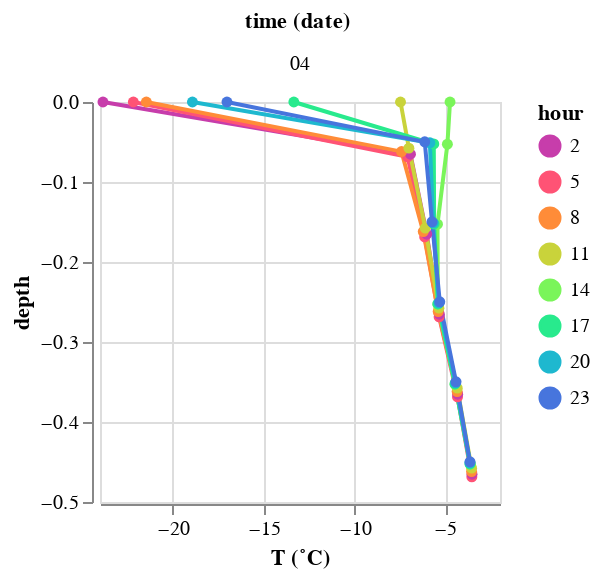

Source (notebook cell):
### Markdown cell above
## Plotting snow temperature profiles.

For these plots, I think the altair plotting library is easiest.

### Code cell
src = snow_temp_dataset.sort_index().loc['20230204': '20230204'].reset_index()

alt.Chart(
    src.assign(hour = src.time.dt.hour)[src.time.dt.minute == 0][src.time.dt.hour % 3 == 2]
).mark_line(point=True).encode(
    alt.X('value:Q').title('T (˚C)'),
    alt.Y('depth:Q'),
    alt.Color('hour:O').scale(scheme='rainbow'),
    alt.Facet('date(time):O', columns=1),
    order='depth'
).properties(width=200, height = 200)

### Figure 1 — Vega-Lite specification as saved in the notebook (floating-point values rounded to 4 significant figures)
{"config": {"view": {"continuousWidth": 300, "continuousHeight": 300}}, "data": {"name": "data-57c5b29496de27f0f805190170026188"}, "mark": {"type": "line", "point": true}, "encoding": {"color": {"field": "hour", "scale": {"scheme": "rainbow"}, "type": "ordinal"}, "facet": {"columns": 1, "field": "time", "timeUnit": "date", "type": "ordinal"}, "order": {"field": "depth", "type": "quantitative"}, "x": {"field": "value", "title": "T (˚C)", "type": "quantitative"}, "y": {"field": "depth", "type": "quantitative"}}, "height": 200, "width": 200, "$schema": "https://vega.github.io/schema/vega-lite/v5.20.1.json", "datasets": {"data-57c5b29496de27f0f805190170026188": [{"time": "2023-02-04T02:00:00", "SnowDepth_d": 0.8652, "variable": "Tsnow_0_6m_d", "value": -5.338, "height_agl": 0.6, "depth": -0.2652, "hour": 2}, {"time": "2023-02-04T02:00:00", "SnowDepth_d": 0.8652, "variable": "Tsnow_0_7m_d", "value": -6.03, "height_agl": 0.7, "depth": -0.1652, "hour": 2}, {"time": "2023-02-04T02:00:00", "SnowDepth_d": 0.8652, "variable": "Tsnow_0_8m_d", "value": -6.925, "height_agl": 0.8, "depth": -0.06523, "hour": 2}, {"time": "2023-02-04T02:00:00", "SnowDepth_d": 0.8652, "variable": "Tsnow_0_5m_d", "value": -4.328, "height_agl": 0.5, "depth": -0.3652, "hour": 2}, {"time": "2023-02-04T02:00:00", "SnowDepth_d": 0.8652, "variable": "Tsnow_0_4m_d", "value": -3.539, "height_agl": 0.4, "depth": -0.4652, "hour": 2}, {"time": "2023-02-04T02:00:00", "SnowDepth_d": null, "variable": null, "value": -23.84, "height_agl": null, "depth": 0.0, "hour": 2}, {"time": "2023-02-04T05:00:00", "SnowDepth_d": 0.8686, "variable": "Tsnow_0_8m_d", "value": -7.079, "height_agl": 0.8, "depth": -0.0686, "hour": 5}, {"time": "2023-02-04T05:00:00", "SnowDepth_d": 0.8686, "variable": "Tsnow_0_7m_d", "value": -6.142, "height_agl": 0.7, "depth": -0.1686, "hour": 5}, {"time": "2023-02-04T05:00:00", "SnowDepth_d": null, "variable": null, "value": -22.17, "height_agl": null, "depth": 0.0, "hour": 5}, {"time": "2023-02-04T05:00:00", "SnowDepth_d": 0.8686, "variable": "Tsnow_0_5m_d", "value": -4.337, "height_agl": 0.5, "depth": -0.3686, "hour": 5}, {"time": "2023-02-04T05:00:00", "SnowDepth_d": 0.8686, "variable": "Tsnow_0_6m_d", "value": -5.348, "height_agl": 0.6, "depth": -0.2686, "hour": 5}, {"time": "2023-02-04T05:00:00", "SnowDepth_d": 0.8686, "variable": "Tsnow_0_4m_d", "value": -3.55, "height_agl": 0.4, "depth": -0.4686, "hour": 5}, {"time": "2023-02-04T08:00:00", "SnowDepth_d": 0.862, "variable": "Tsnow_0_6m_d", "value": -5.4, "height_agl": 0.6, "depth": -0.262, "hour": 8}, {"time": "2023-02-04T08:00:00", "SnowDepth_d": 0.862, "variable": "Tsnow_0_7m_d", "value": -6.221, "height_agl": 0.7, "depth": -0.162, "hour": 8}, {"time": "2023-02-04T08:00:00", "SnowDepth_d": null, "variable": null, "value": -21.45, "height_agl": null, "depth": 0.0, "hour": 8}, {"time": "2023-02-04T08:00:00", "SnowDepth_d": 0.862, "variable": "Tsnow_0_8m_d", "value": -7.417, "height_agl": 0.8, "depth": -0.062, "hour": 8}, {"time": "2023-02-04T08:00:00", "SnowDepth_d": 0.862, "variable": "Tsnow_0_4m_d", "value": -3.562, "height_agl": 0.4, "depth": -0.462, "hour": 8}, {"time": "2023-02-04T08:00:00", "SnowDepth_d": 0.862, "variable": "Tsnow_0_5m_d", "value": -4.357, "height_agl": 0.5, "depth": -0.362, "hour": 8}, {"time": "2023-02-04T11:00:00", "SnowDepth_d": 0.8577, "variable": "Tsnow_0_8m_d", "value": -7.011, "height_agl": 0.8, "depth": -0.05766, "hour": 11}, {"time": "2023-02-04T11:00:00", "SnowDepth_d": null, "variable": null, "value": -7.472, "height_agl": null, "depth": 0.0, "hour": 11}, {"time": "2023-02-04T11:00:00", "SnowDepth_d": 0.8577, "variable": "Tsnow_0_5m_d", "value": -4.352, "height_agl": 0.5, "depth": -0.3577, "hour": 11}, {"time": "2023-02-04T11:00:00", "SnowDepth_d": 0.8577, "variable": "Tsnow_0_7m_d", "value": -6.11, "height_agl": 0.7, "depth": -0.1577, "hour": 11}, {"time": "2023-02-04T11:00:00", "SnowDepth_d": 0.8577, "variable": "Tsnow_0_4m_d", "value": -3.563, "height_agl": 0.4, "depth": -0.4577, "hour": 11}, {"time": "2023-02-04T11:00:00", "SnowDepth_d": 0.8577, "variable": "Tsnow_0_6m_d", "value": -5.361, "height_agl": 0.6, "depth": -0.2577, "hour": 11}, {"time": "2023-02-04T14:00:00", "SnowDepth_d": 0.8528, "variable": "Tsnow_0_5m_d", "value": -4.473, "height_agl": 0.5, "depth": -0.3528, "hour": 14}, {"time": "2023-02-04T14:00:00", "SnowDepth_d": 0.8528, "variable": "Tsnow_0_6m_d", "value": -5.418, "height_agl": 0.6, "depth": -0.2528, "hour": 14}, {"time": "2023-02-04T14:00:00", "SnowDepth_d": 0.8528, "variable": "Tsnow_0_8m_d", "value": -4.893, "height_agl": 0.8, "depth": -0.05278, "hour": 14}, {"time": "2023-02-04T14:00:00", "SnowDepth_d": null, "variable": null, "value": -4.749, "height_agl": null, "depth": 0.0, "hour": 14}, {"time": "2023-02-04T14:00:00", "SnowDepth_d": 0.8528, "variable": "Tsnow_0_4m_d", "value": -3.631, "height_agl": 0.4, "depth": -0.4528, "hour": 14}, {"time": "2023-02-04T14:00:00", "SnowDepth_d": 0.8528, "variable": "Tsnow_0_7m_d", "value": -5.439, "height_agl": 0.7, "depth": -0.1528, "hour": 14}, {"time": "2023-02-04T17:00:00", "SnowDepth_d": 0.8525, "variable": "Tsnow_0_5m_d", "value": -4.473, "height_agl": 0.5, "depth": -0.3525, "hour": 17}, {"time": "2023-02-04T17:00:00", "SnowDepth_d": null, "variable": null, "value": -13.34, "height_agl": null, "depth": 0.0, "hour": 17}, {"time": "2023-02-04T17:00:00", "SnowDepth_d": 0.8525, "variable": "Tsnow_0_6m_d", "value": -5.416, "height_agl": 0.6, "depth": -0.2525, "hour": 17}, {"time": "2023-02-04T17:00:00", "SnowDepth_d": 0.8525, "variable": "Tsnow_0_4m_d", "value": -3.652, "height_agl": 0.4, "depth": -0.4525, "hour": 17}, {"time": "2023-02-04T17:00:00", "SnowDepth_d": 0.8525, "variable": "Tsnow_0_7m_d", "value": -5.623, "height_agl": 0.7, "depth": -0.1525, "hour": 17}, {"time": "2023-02-04T17:00:00", "SnowDepth_d": 0.8525, "variable": "Tsnow_0_8m_d", "value": -5.643, "height_agl": 0.8, "depth": -0.05245, "hour": 17}, {"time": "2023-02-04T20:00:00", "SnowDepth_d": 0.8511, "variable": "Tsnow_0_5m_d", "value": -4.446, "height_agl": 0.5, "depth": -0.3511, "hour": 20}, {"time": "2023-02-04T20:00:00", "SnowDepth_d": null, "variable": null, "value": -18.92, "height_agl": null, "depth": 0.0, "hour": 20}, {"time": "2023-02-04T20:00:00", "SnowDepth_d": 0.8511, "variable": "Tsnow_0_8m_d", "value": -5.856, "height_agl": 0.8, "depth": -0.05105, "hour": 20}, {"time": "2023-02-04T20:00:00", "SnowDepth_d": 0.8511, "variable": "Tsnow_0_6m_d", "value": -5.363, "height_agl": 0.6, "depth": -0.2511, "hour": 20}, {"time": "2023-02-04T20:00:00", "SnowDepth_d": 0.8511, "variable": "Tsnow_0_4m_d", "value": -3.652, "height_agl": 0.4, "depth": -0.4511, "hour": 20}, {"time": "2023-02-04T20:00:00", "SnowDepth_d": 0.8511, "variable": "Tsnow_0_7m_d", "value": -5.681, "height_agl": 0.7, "depth": -0.1511, "hour": 20}, {"time": "2023-02-04T23:00:00", "SnowDepth_d": 0.8498, "variable": "Tsnow_0_7m_d", "value": -5.74, "height_agl": 0.7, "depth": -0.1498, "hour": 23}, {"time": "2023-02-04T23:00:00", "SnowDepth_d": 0.8498, "variable": "Tsnow_0_4m_d", "value": -3.649, "height_agl": 0.4, "depth": -0.4498, "hour": 23}, {"time": "2023-02-04T23:00:00", "SnowDepth_d": null, "variable": null, "value": -17.02, "height_agl": null, "depth": 0.0, "hour": 23}, {"time": "2023-02-04T23:00:00", "SnowDepth_d": 0.8498, "variable": "Tsnow_0_8m_d", "value": -6.139, "height_agl": 0.8, "depth": -0.04975, "hour": 23}, {"time": "2023-02-04T23:00:00", "SnowDepth_d": 0.8498, "variable": "Tsnow_0_6m_d", "value": -5.313, "height_agl": 0.6, "depth": -0.2498, "hour": 23}, {"time": "2023-02-04T23:00:00", "SnowDepth_d": 0.8498, "variable": "Tsnow_0_5m_d", "value": -4.418, "height_agl": 0.5, "depth": -0.3498, "hour": 23}]}}
